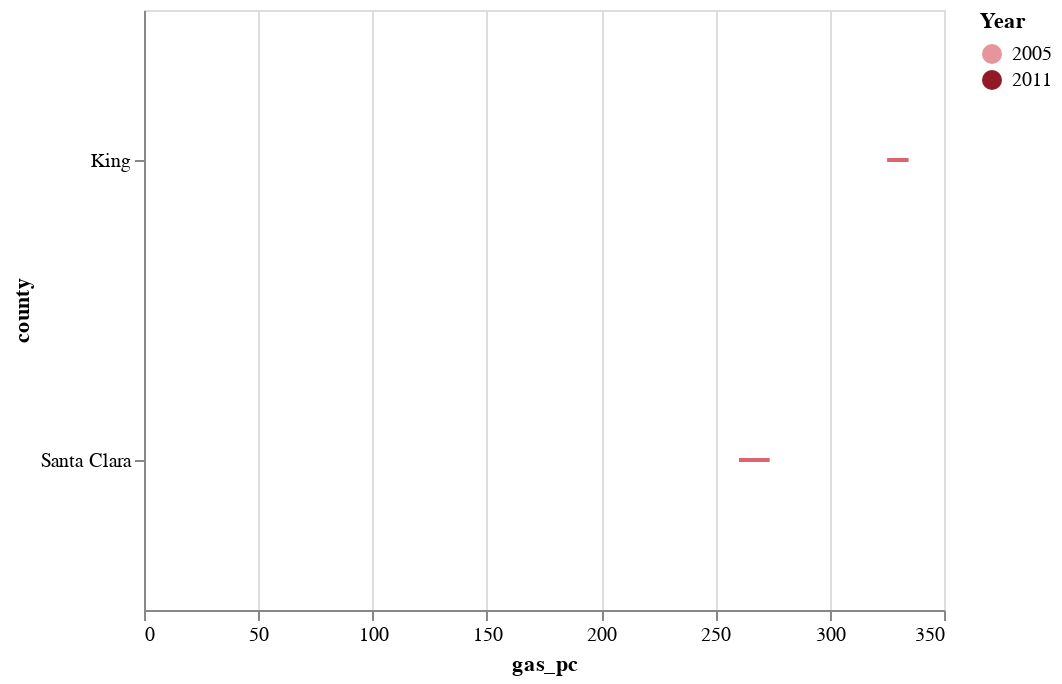

Write notebook code for a chart like this one.
### Markdown cell above
$\beta_{0}$: Mean therms consumed per capita in Seattle prior to 2008 \
$\beta_{Treatment}$: Difference in therms consumed per capita between the two counties prior to 2008 \
$\beta_{Post}$: Difference in Seattle's therms consumed per capita before and after 2008\
$\beta_{Treatment * Post}$: Difference in difference estimate of the effect of the carbon tax on therms of gas consumed 

According to this model, the implementation of the carbon tax decreases gas consumed per capita by 26.11 therms. However, unlike energy we cannot claim to have an appropriate counterfactual in this model.

### Code cell
chart = alt.layer(
    data=df
).transform_filter(
    filter={"field": 'county',
            "oneOf": ["Santa Clara", "King"]}
).transform_filter(
    filter={'field': 'Year',
            "oneOf": [2005, 2011]}
)

chart += alt.Chart().mark_line(color='#db646f').encode(
    x='gas_pc:Q',
    y='county:N',
    detail='county:N'
)

chart += alt.Chart().mark_point(
    size=100,
    opacity=1,
    filled=True
).encode(
    x='gas_pc:Q',
    y='county:N',
    color=alt.Color('Year:O',
        scale=alt.Scale(
            domain=['2005', '2011'],
            range=['#e6959c', '#911a24']
        )
    )
).interactive()

chart

### Figure 1 — Vega-Lite specification as saved in the notebook (floating-point values rounded to 4 significant figures)
{"$schema": "https://vega.github.io/schema/vega-lite/v3.4.0.json", "config": {"mark": {"tooltip": null}, "view": {"height": 300, "width": 400}}, "data": {"name": "data-47cc739839bd07db5ed065dd10bb3d82"}, "datasets": {"data-47cc739839bd07db5ed065dd10bb3d82": [{"Year": 2003, "aqi": 12.06, "cost": 11.78, "county": "Santa Clara", "electricity": 15180.0, "electricity_pc": 9075.0, "gas": 482.4, "gas_pc": 288.4, "pop_million": 1.673, "population": 1673000, "post": 0, "treatment": 1, "treatxpost": 0}, {"Year": 2004, "aqi": 10.71, "cost": 11.35, "county": "Santa Clara", "electricity": 15360.0, "electricity_pc": 9164.0, "gas": 510.8, "gas_pc": 304.8, "pop_million": 1.676, "population": 1676000, "post": 0, "treatment": 1, "treatxpost": 0}, {"Year": 2005, "aqi": 10.97, "cost": 11.63, "county": "Santa Clara", "electricity": 15570.0, "electricity_pc": 9205.0, "gas": 462.9, "gas_pc": 273.7, "pop_million": 1.691, "population": 1691000, "post": 0, "treatment": 1, "treatxpost": 0}, {"Year": 2006, "aqi": 8.39, "cost": 12.82, "county": "Santa Clara", "electricity": 16060.0, "electricity_pc": 9396.0, "gas": 485.1, "gas_pc": 283.9, "pop_million": 1.709, "population": 1709000, "post": 0, "treatment": 1, "treatxpost": 0}, {"Year": 2007, "aqi": 7.95, "cost": 12.8, "county": "Santa Clara", "electricity": 16460.0, "electricity_pc": 9498.0, "gas": 472.2, "gas_pc": 272.5, "pop_million": 1.733, "population": 1733000, "post": 0, "treatment": 1, "treatxpost": 0}, {"Year": 2008, "aqi": 7.83, "cost": 12.49, "county": "Santa Clara", "electricity": 16730.0, "electricity_pc": 9481.0, "gas": 473.2, "gas_pc": 268.1, "pop_million": 1.765, "population": 1765000, "post": 1, "treatment": 1, "treatxpost": 1}, {"Year": 2009, "aqi": 6.86, "cost": 13.24, "county": "Santa Clara", "electricity": 16560.0, "electricity_pc": 9244.0, "gas": 461.9, "gas_pc": 257.8, "pop_million": 1.792, "population": 1792000, "post": 1, "treatment": 1, "treatxpost": 1}, {"Year": 2010, "aqi": 5.95, "cost": 13.01, "county": "Santa Clara", "electricity": 16270.0, "electricity_pc": 9110.0, "gas": 457.6, "gas_pc": 256.2, "pop_million": 1.786, "population": 1786000, "post": 1, "treatment": 1, "treatxpost": 1}, {"Year": 2011, "aqi": 7.04, "cost": 13.05, "county": "Santa Clara", "electricity": 16550.0, "electricity_pc": 9135.0, "gas": 471.7, "gas_pc": 260.3, "pop_million": 1.812, "population": 1812000, "post": 1, "treatment": 1, "treatxpost": 1}, {"Year": 2012, "aqi": 6.73, "cost": 13.53, "county": "Santa Clara", "electricity": 16510.0, "electricity_pc": 8981.0, "gas": 454.6, "gas_pc": 247.3, "pop_million": 1.838, "population": 1838000, "post": 1, "treatment": 1, "treatxpost": 1}, {"Year": 2013, "aqi": 7.59, "cost": 14.3, "county": "Santa Clara", "electricity": 16580.0, "electricity_pc": 8885.0, "gas": 465.9, "gas_pc": 249.7, "pop_million": 1.866, "population": 1866000, "post": 1, "treatment": 1, "treatxpost": 1}, {"Year": 2003, "aqi": 21.62, "cost": 5.86, "county": "King", "electricity": 19340.0, "electricity_pc": 10950.0, "gas": 600.1, "gas_pc": 339.6, "pop_million": 1.767, "population": 1767000, "post": 0, "treatment": 0, "treatxpost": 0}, {"Year": 2004, "aqi": 19.42, "cost": 5.8, "county": "King", "electricity": 19520.0, "electricity_pc": 10970.0, "gas": 591.1, "gas_pc": 332.3, "pop_million": 1.779, "population": 1779000, "post": 0, "treatment": 0, "treatxpost": 0}, {"Year": 2005, "aqi": 19.45, "cost": 5.87, "county": "King", "electricity": 19930.0, "electricity_pc": 11070.0, "gas": 602.1, "gas_pc": 334.5, "pop_million": 1.8, "population": 1800000, "post": 0, "treatment": 0, "treatxpost": 0}, {"Year": 2006, "aqi": 13.67, "cost": 6.14, "county": "King", "electricity": 20510.0, "electricity_pc": 11220.0, "gas": 620.1, "gas_pc": 339.2, "pop_million": 1.828, "population": 1828000, "post": 0, "treatment": 0, "treatxpost": 0}, {"Year": 2007, "aqi": 10.62, "cost": 6.37, "county": "King", "electricity": 20930.0, "electricity_pc": 11290.0, "gas": 648.2, "gas_pc": 349.8, "pop_million": 1.853, "population": 1853000, "post": 0, "treatment": 0, "treatxpost": 0}, {"Year": 2008, "aqi": 9.45, "cost": 6.55, "county": "King", "electricity": 21250.0, "electricity_pc": 11300.0, "gas": 671.2, "gas_pc": 356.8, "pop_million": 1.881, "population": 1881000, "post": 1, "treatment": 0, "treatxpost": 0}, {"Year": 2009, "aqi": 8.27, "cost": 6.59, "county": "King", "electricity": 21190.0, "electricity_pc": 11050.0, "gas": 656.2, "gas_pc": 342.1, "pop_million": 1.918, "population": 1918000, "post": 1, "treatment": 0, "treatxpost": 0}, {"Year": 2010, "aqi": 3.41, "cost": 6.66, "county": "King", "electricity": 21390.0, "electricity_pc": 11030.0, "gas": 651.9, "gas_pc": 336.4, "pop_million": 1.938, "population": 1938000, "post": 1, "treatment": 0, "treatxpost": 0}, {"Year": 2011, "aqi": 3.43, "cost": 6.78, "county": "King", "electricity": 21410.0, "electricity_pc": 10850.0, "gas": 641.8, "gas_pc": 325.1, "pop_million": 1.974, "population": 1974000, "post": 1, "treatment": 0, "treatxpost": 0}, {"Year": 2012, "aqi": 3.18, "cost": 6.94, "county": "King", "electricity": 21400.0, "electricity_pc": 10640.0, "gas": 673.2, "gas_pc": 334.7, "pop_million": 2.011, "population": 2011000, "post": 1, "treatment": 0, "treatxpost": 0}, {"Year": 2013, "aqi": 3.41, "cost": 7.09, "county": "King", "electricity": 21460.0, "electricity_pc": 10490.0, "gas": 670.6, "gas_pc": 327.6, "pop_million": 2.047, "population": 2047000, "post": 1, "treatment": 0, "treatxpost": 0}]}, "layer": [{"encoding": {"detail": {"field": "county", "type": "nominal"}, "x": {"field": "gas_pc", "type": "quantitative"}, "y": {"field": "county", "type": "nominal"}}, "mark": {"color": "#db646f", "type": "line"}}, {"encoding": {"color": {"field": "Year", "scale": {"domain": ["2005", "2011"], "range": ["#e6959c", "#911a24"]}, "type": "ordinal"}, "x": {"field": "gas_pc", "type": "quantitative"}, "y": {"field": "county", "type": "nominal"}}, "mark": {"filled": true, "opacity": 1, "size": 100, "type": "point"}, "selection": {"selector027": {"bind": "scales", "encodings": ["x", "y"], "type": "interval"}}}], "transform": [{"filter": {"field": "county", "oneOf": ["Santa Clara", "King"]}}, {"filter": {"field": "Year", "oneOf": [2005, 2011]}}]}
